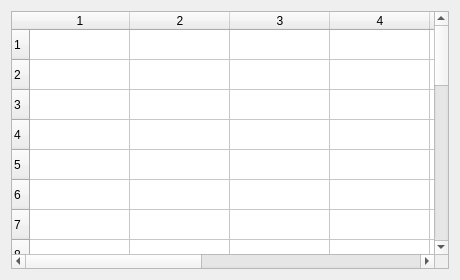
<?xml version="1.0" encoding="UTF-8"?>
<ui version="4.0"><class>Dialog</class><widget class="QDialog" name="Dialog"><property name="geometry"><rect><x>0</x><y>0</y><width>460</width><height>280</height></rect></property><property name="windowTitle"><string>Selection both_25x9</string></property><layout class="QVBoxLayout" name="verticalLayout"><property name="leftMargin"><number>11</number></property><property name="topMargin"><number>11</number></property><property name="rightMargin"><number>11</number></property><property name="bottomMargin"><number>11</number></property><property name="spacing"><number>6</number></property><item><widget class="QTableWidget" name="table"><property name="rowCount"><number>25</number></property><property name="columnCount"><number>9</number></property></widget></item></layout></widget></ui>
